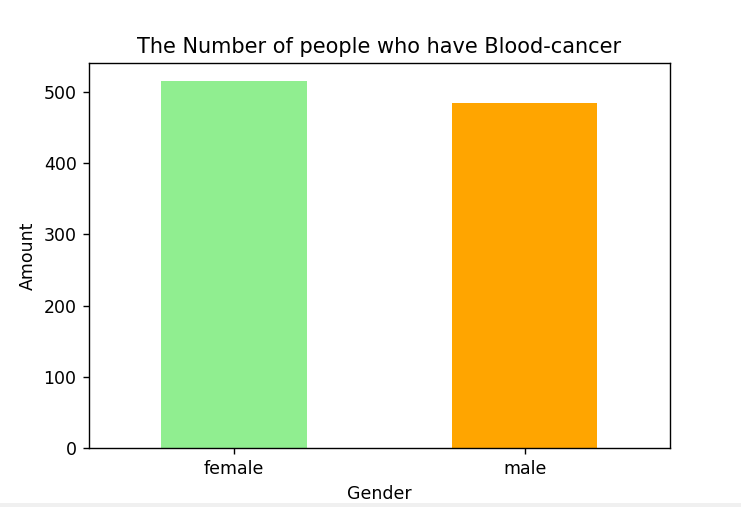

Write the Python code that produced this figure.
import pandas as pd
import matplotlib.pyplot as plt

# خواندن داده‌ها از فایل اکسل
df = pd.read_excel("cancer.xlsx")

# تحلیل ابتدایی: تعداد موارد سرطان بر اساس جنسیت
cancer_counts = df['Gender'].value_counts()

# نمایش نمودار
plt.figure(figsize=(6, 4))
cancer_counts.plot(kind='bar', color=['lightgreen', 'orange'])
#cancer_counts.plot(kind="pie", color=['blue', 'pink'])
plt.title('The Number of people who have Blood-cancer')
plt.xlabel('Gender')
plt.ylabel('Amount')
plt.xticks(rotation=0)
plt.show()
